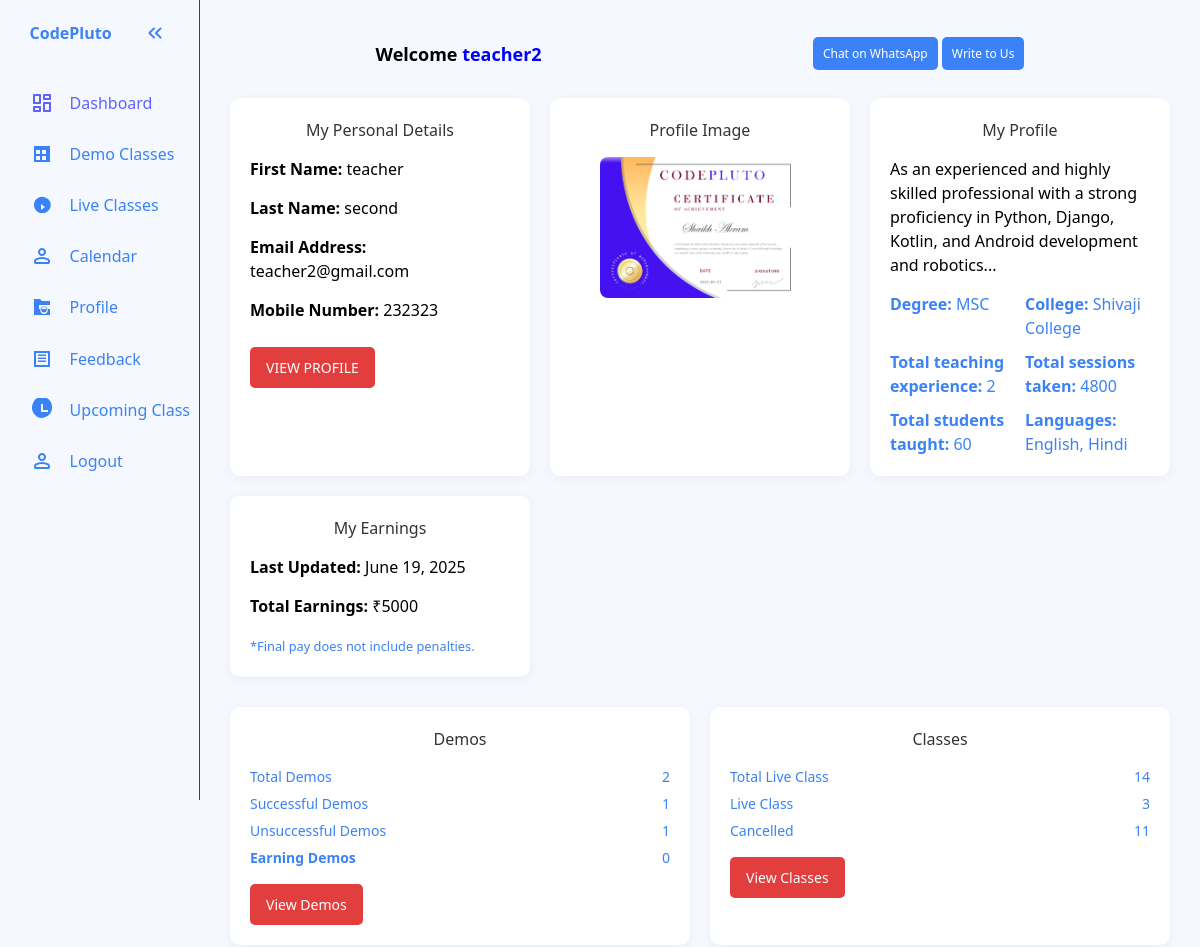
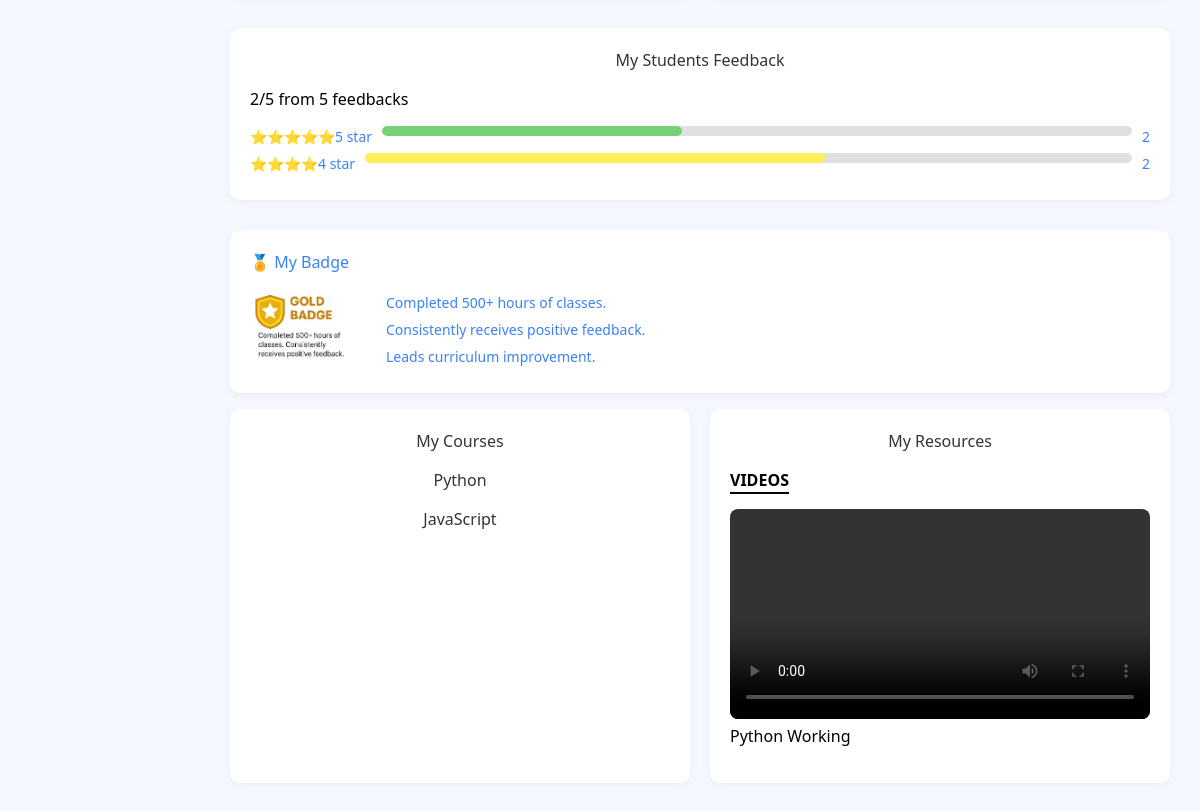
Page /teacher_profile_view/ (signed in) on the committed database (2 pictures, top to bottom).
### myapp/models.py (models this page shows, shortened)
class CustomUser(AbstractUser):
    email = models.EmailField(unique=True)
    user_type_choice = ((1,'Admin'),
                        (2,'Teacher'),
                        (3,'Student'))
    GENDER_CHOICES = [
        ('M', 'Male'),
        ('F', 'Female'),
        ('O', 'Other'),
    ]
    user_type = models.IntegerField(choices=user_type_choice, default=1)
    phone_number = models.CharField(max_length=15,null=True)
    gender = models.CharField(max_length=10, choices=GENDER_CHOICES, default='M')
    is_active = models.BooleanField(default=True)
    USERNAME_FIELD = 'email'
    REQUIRED_FIELDS = ['username']
    image = models.ImageField(upload_to='media/user/',null=True)

class Teacher(models.Model):
    user = models.ForeignKey(CustomUser,on_delete=models.CASCADE,null=True)
    username = models.CharField(max_length=50,null=True)
    first_name = models.CharField(max_length=50,null=True)
    last_name = models.CharField(max_length=50,null=True)
    full_name = models.CharField(max_length=50,null=True)
    email = models.EmailField(null=True)
    phone = models.CharField(max_length=15,null=True)
    Gender_choices = (
        ('M', 'Male'),
        ('F', 'Female'),
       ('O', 'Others')
     )
    gender = models.CharField(max_length=10,choices=Gender_choices,null=True)
    degree = models.CharField(max_length=50,null=True)
    college = models.CharField(max_length=50,null=True)
    experience = models.CharField(max_length=50,null=True)
    language = models.CharField(max_length=50,null=True)
    image = models.ImageField(upload_to='teacher/')
    created_at = models.DateTimeField(auto_now_add=True,null=True)

class Courses(models.Model):
    user = models.ForeignKey(CustomUser,on_delete=models.CASCADE,null=True)
    course_name = models.CharField(max_length=50,null=True)
    description = models.TextField(default='No description available')
    image = models.ImageField(upload_to='courseimage/')
    price = models.IntegerField(null=True)
    created_at = models.DateTimeField(auto_now_add=True,null=True)
    total_lectures = models.IntegerField(null=True)
    is_active = models.BooleanField(default=True,null=True)

class Resources(models.Model):
    course = models.ForeignKey(Courses,on_delete=models.CASCADE)
    title = models.CharField(max_length=50,null=True)
    pdf_file = models.FileField(upload_to='pdf_file/',null=True)
    video = models.FileField(upload_to='resources_video/',null=True)
    teacher = models.ForeignKey(Teacher,on_delete=models.CASCADE,null=True)

### myapp/views.py (the view)
# urls.py: path('teacher_profile_view/',teacher_profile_view,name='teacher_profile_view'),
def teacher_profile_view(request):
    user_login = request.user.username
    user = CustomUser.objects.get(username=user_login)
    teacher = Teacher.objects.get(user=user)
    enroll = Enrollment.objects.filter(teacher=teacher).count()
    session = Meeting.objects.filter(teacher=teacher).count()
    earning = Earnings.objects.filter(teacher=teacher).aggregate(total=Sum('amount'))['total'] or 0
    today = date.today()
    demo = BookClass.objects.filter(teacher=teacher).count()
    courses = Courses.objects.filter(user=user)
    videos = Resources.objects.filter(teacher=teacher)
    student_rating_total = Feedback.objects.filter(teacher=teacher).count()
    student_rating_5 = Feedback.objects.filter(teacher=teacher,rating=5).count()
    student_rating_4 = Feedback.objects.filter(teacher=teacher,rating=4).count()
    rating_5 = student_rating_5/student_rating_total*100
    rating_4 = 100 - rating_5
    demo = BookClass.objects.filter(teacher=teacher).count()
    demo_successful = BookClass.objects.filter(teacher=teacher,completed=True).count()
    demo_not_successful = BookClass.objects.filter(teacher=teacher,completed=False).count()
    demo_earning = Payment_Demo_Classes.objects.filter(teacher=teacher)
    total_demo_earning = demo_earning.aggregate(Sum('amount'))['amount__sum'] or 0
    demo_class = {
        'demo_total':demo,
        'demo_successful':demo_successful,
        'demo_not_successful':demo_not_successful,
        'total_demo_earning':total_demo_earning,
    }
    total_live_classes = Meeting.objects.filter(teacher=teacher).count()
    live_classes_compeleted =  Meeting.objects.filter(teacher=teacher,completed=True).count()
    live_classes_not_compeleted =  Meeting.objects.filter(teacher=teacher,completed=False).count()
    live_class = {
        'total_live_classes':total_live_classes,
        'live_classes_compeleted':live_classes_compeleted,
        'live_classes_not_compeleted':live_classes_not_compeleted,
    }
    badge_points = Badge.objects.get(user=teacher)
    points = badge_points.badge_points
    if int(points) >= 750:
        image = static('images/teacher_profile_view/platinum.jpg')
        l1 = "Completed 750+ hours of classes."
        l2 = "Exemplary in all aspects and leadership."
        l3 = "Mentors others and leads initiatives."
    elif int(points) >= 500:
        image = static('images/teacher_profile_view/gold.jpg')
        l1 = "Completed 500+ hours of classes."
        l2 = "Consistently receives positive feedback."
        l3 = "Leads curriculum improvement."
    elif int(points) >= 250:
        image = static('images/teacher_profile_view/sliver.jpg')
        l1 = "Completed 250+ hours of classes."
        l2 = "Demonstrates reliability and consistency."
        l3 = "Maintains student engagement well."
    elif int(points) >= 100:
        image = static('images/teacher_profile_view/bronze.jpg')
        l1 = "Completed 100+ hours of classes."
        l2 = "Maintains good performance and feedback."
        l3 = "On track for mentorship."
    else:
        image = static('images/teacher_profile_view/rising_star.png')
        l1 = "Just started teaching."
        l2 = "Gaining momentum and punctuality."
        l3 = "Enthusiastic contributor."
    return render(request,'teacher/teacher_profile_view.html',
                  {
                      'form':teacher,
                      'enroll':enroll,
                      'session':session,
                      'earning':earning,
                      'today':today,
                      'demo':demo,
                      'courses':courses,
                      'videos':videos,
                      'rating_5':rating_5,
                      'rating_4':rating_4,
                      'student_rating_5':student_rating_5,
                      'student_rating_4':student_rating_4,
                      'student_rating_total':student_rating_total,
                      'demo_class':demo_class,
                      'live_class':live_class,
                      'image':image,
                      'l1':l1,
                      'l2':l2,
                      'l3':l3
                      })

### templates/teacher/teacher_profile_view.html (shortened to what this page needs)
{% extends 'teacher/tbase.html' %}
{% load static %}
{% block 'content' %}
  <div class="container-grid">
    <div class="card">
      <h3>My Personal Details</h3>
      <p><strong>First Name:</strong> {{ form.first_name }}</p>
      <p><strong>Last Name:</strong> {{ form.last_name }}</p>
      <p><strong>Email Address:</strong> {{ form.email }}</p>
      <p><strong>Mobile Number:</strong> {{ form.phone }}</p>
      <button class="btn"><a href="{% url 'teacher_profile_page' %}">VIEW PROFILE</a></button>
    </div>
    <div class="card">
      <h3>Profile Image</h3>
      <div class="image-upload-container">
        <img src="{{ form.image.url }}" alt="Profile image" width="200" />
      </div>
    </div>
    <div class="card">
      <h3>My Profile</h3>
      <p>As an experienced and highly skilled professional with a strong proficiency in Python, Django, Kotlin, and Android development and robotics...</p>
      <div class="info-grid">
        <div><strong>Degree:</strong> {{ form.degree }}</div>
        <div><strong>College:</strong> {{ form.college }}</div>
        <div><strong>Total teaching experience:</strong> {{ form.experience }}</div>
        <div><strong>Total sessions taken:</strong> 4800</div>
        <div><strong>Total students taught:</strong> 60</div>
        <div><strong>Languages:</strong> {{ form.language }}</div>
      </div>
    </div>
    <div class="card">
      <h3>My Earnings</h3>
      <p><strong>Last Updated:</strong> {{ today }}</p>
      <p><strong>Total Earnings:</strong> ₹{{ earning }}</p>
      <small>*Final pay does not include penalties.</small>
    </div>
  </div>
<div class="container-grid">
  <div class="card">
    <h3>Demos</h3>
    <ul class="stat-list">
      <li>Total Demos <span>{{ demo_class.demo_total }}</span></li>
      <li>Successful Demos <span>{{ demo_class.demo_successful }} </span></li>
      <li>Unsuccessful Demos <span>{{ demo_class.demo_not_successful }}</span></li>
      <li><strong>Earning Demos</strong>{{demo_class.total_demo_earning}}</span></li>
    </ul>
    <button class="view-button"><a href="{% url 'demo_class_page' %}">View Demos</a></button>
  </div>
  <div class="card">
    <h3>Classes</h3>
    <ul class="stat-list">
      <li>Total Live Class <span>{{ live_class.total_live_classes }}</span></li>
      <li>Live Class <span>{{ live_class.live_classes_compeleted }}</span></li>
      <li>Cancelled <span>{{ live_class.live_classes_not_compeleted }}</span></li>
    </ul>
    <button class="view-button"><a href="{% url 'live_class_page' %}">View Classes</a></button>
  </div>
</div>
<div class="container-grid">
  <div class="card">
    <h3>My Students Feedback</h3>
    <p>{{ student_rating_5 }}/5 from {{ student_rating_total }} feedbacks</p>
    <div class="bar-row"><span>⭐⭐⭐⭐⭐5 star</span><div class="bar"><div class="fill good" style="width:{{rating_5}}%"></div></div><span>{{ student_rating_5 }}</span></div>
    <div class="bar-row"><span>⭐⭐⭐⭐4 star</span><div class="bar"><div class="fill fair" style="width:{{rating_4}}%"></div></div><span>{{ student_rating_4 }}</span></div>
  </div>
</div>
<div class="card badge-container shadow-sm p-4 mb-4">
  <h4 class="mb-3">🏅 My Badge</h4>
  <div class="badge-content d-flex align-items-start">
    <div class="badge-image me-4">
       <img src="{{ image }}" alt="" width="100">
    </div>
    <ul class="badge-details list-unstyled">
        <li>{{ l1 }}</li>
        <li>{{ l2 }}</li>
        <li>{{ l3 }}</li>
    </ul>
  </div>
</div>
<div class="container-grid">
  <div class="courses-section card">
    <h2>My Courses</h2>
    <div class="course-grid">
      {% for course in courses %}
      <div class="course-card">
        <h3 align="left">{{ course.course_name }}</h3>
      </div>
      {% endfor %}
    </div>
  </div>
  <div class="resources-section card">
    <h2>My Resources</h2>
    <div class="tabs">
      <span class="tab active">VIDEOS</span>
    </div>
    <div class="video-list">
      {% for video in videos %}
      <div class="video-item">
        <video controls>
          <source src="{{ video.video.url }}" type="video/mp4">
        </video>
        <p>{{ video.title}}</p>
      </div>
      {% endfor %}
    </div>
  </div>
</div>
{% endblock %}

### templates/teacher/tbase.html (shortened to what this page needs)
<!DOCTYPE html>
<html lang="en">
  {% load static %}
<head>
  <script src="https://cdn.tailwindcss.com"></script>
</head>
<body>
  <nav id="sidebar">
    <ul>
      <li>
        <span class="logo">CodePluto</span>
        <button onclick=toggleSidebar() id="toggle-btn">
        </button>
      </li>
      <li class="active">
          <a href="{% url 'teacher_home' %}">
            <span>Dashboard</span>
          </a>
      </li>
      <li>
        <a href="{% url 'demo_class_page' %}">
          <svg xmlns="http://www.w3.org/2000/svg" height="24" viewBox="0 -960 960 960" width="24" fill="#e8eaed">
            <path d="M160-160v-640h640v640H160Zm80-80h160v-160H240v160Zm0-240h160v-160H240v160Zm240 240h160v-160H480v160Zm0-240h160v-160H480v160Z"/>
          </svg>
          <span>Demo Classes</span>
        </a>
      </li>
      <li>
        <a href="{% url 'live_class_page' %}">
        <span>Live Classes</span>
      </a>
      </li>
      <li>
        <a href="{% url 'calendar_page' %}">
          <span>Calendar</span>
        </a>
      </li>
      <li>
        <a href="{% url 'teacher_profile_view' %}">
          <span>Profile</span>
        </a>
      </li>
      <li>
        <a href="{% url 'teacher_feedback_page' %}">
          <svg xmlns="http://www.w3.org/2000/svg" height="24px" viewBox="0 -960 960 960" width="24px" fill="#e8eaed">
            <path d="M160-160v-640h640v640H160Zm80-80h480v-480H240v480Zm80-120h320v-60H320v60Zm0-120h320v-60H320v60Zm0-120h320v-60H320v60Z"/>
          </svg>
          <span>Feedback</span>
        </a>
      </li>
      <li>
        <a href="{% url 'teacher_upcomming_class' %}">
          <span>Upcoming Class</span>
        </a>
      </li>
      <li>
        <a href="{% url 'logout_access' %}">
          <span>Logout</span>
        </a>
      </li>
    </ul>
  </nav>
  <main>
  <div class="top-panel">
    <div class="text-lg font-bold"><span style="color:black;">Welcome </span> {{ request.user.username }}</div>
    <div>
      <a href="https://wa.me/yourwhatsapplink" target="_blank" class="cta-button">Chat on WhatsApp</a>
      <a href="mailto:your@email.com" class="cta-button">Write to Us</a>
    </div>
  </div>
  {% block 'content' %}
   {% endblock %}
  </main>
</body>
</html>

### templates/teacher/teacher_profile_view.html (style rules this page uses)
body { background-color: #F5F9FF; }
.container-grid { display: grid; grid-template-columns: repeat(auto-fit, minmax(300px, 1fr)); gap: 20px; margin-bottom: 30px; }
.card { background-color: #fff; border-radius: 10px; padding: 20px; box-shadow: 0 2px 10px rgba(0, 0, 0, 0.05); }
.card h3, .card h2 { margin-bottom: 15px; color: #333; text-align: center; }
.btn, .upload-btn, .view-button { background-color: #e33e3e; color: white; padding: 10px 16px; border: none; border-radius: 5px; cursor: pointer; font-size: 14px; text-decoration: none; display: inline-block; margin-top: 10px; }
.btn a { color: white; text-decoration: none; }
.info-grid { display: grid; grid-template-columns: repeat(2, 1fr); gap: 10px; }
.stat-list li, .bar-row, .badge-details li { font-size: 14px; margin: 6px 0; display: flex; justify-content: space-between; }
.bar { background: #e0e0e0; height: 10px; border-radius: 5px; overflow: hidden; flex: 1; margin: 0 10px; }
.fill { height: 100%; border-radius: 5px; }
.good { background-color: #76d275; }
.fair { background-color: #ffee58; }
.video-item video { width: 100%; border-radius: 8px; }
.tabs { display: flex; gap: 10px; margin-bottom: 15px; }
.tab { font-weight: bold; cursor: pointer; color: #888; }
.tab.active { color: #000; border-bottom: 2px solid #000; }
.badge-content { display: flex; flex-wrap: wrap; gap: 20px; align-items: flex-start; }
.badge-image img { max-width: 100px; }
.image-upload-container { display: flex; flex-direction: column; align-items: center; justify-content: center; }
.image-upload-container img { max-width: 100%; height: auto; border-radius: 8px; }

### rows in the picture
CustomUser: user.username "teacher2"
Teacher: first_name "teacher", last_name "second", email "teacher2@gmail.com", phone "232323", image (picture), degree "MSC", college "Shivaji College", experience "2", language "English, Hindi"
Courses: course_name "Python"
Courses: course_name "JavaScript"
Resources: title "Python Working"

### other values in the picture
{{ earning }} "5000"
{{ demo_class.demo_total }} "2"
{{ demo_class.demo_successful }} "1"
{{ demo_class.demo_not_successful }} "1"
{{ demo_class.total_demo_earning }} "0"
{{ live_class.total_live_classes }} "14"
{{ live_class.live_classes_compeleted }} "3"
{{ live_class.live_classes_not_compeleted }} "11"
{{ student_rating_5 }} "2"
{{ student_rating_total }} "5"
{{ student_rating_4 }} "2"
{{ l1 }} "Completed 500+ hours of classes."
{{ l2 }} "Consistently receives positive feedback."
{{ l3 }} "Leads curriculum improvement."
